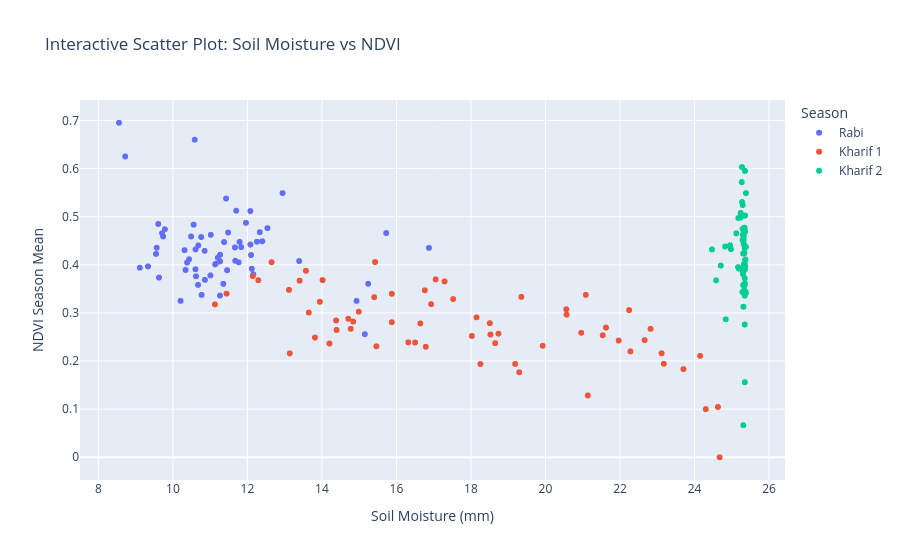

Notebook source saved alongside this figure:
### Code cell
fig = px.scatter(
    df,
    x="Soil_Moisture_mm",
    y=target,
    color="Season",
    hover_data=["Crop Name", "District", "Rainfall", "Heat_Stress_Days"],
    title="Interactive Scatter Plot: Soil Moisture vs NDVI"
)

fig.update_layout(
    xaxis_title="Soil Moisture (mm)",
    yaxis_title="NDVI Season Mean",
    legend_title="Season"
)

fig.show()

### Figure 1 — Plotly figure (JSON) as saved in the notebook; plotly's stock layout.template omitted (floating-point values rounded to 4 significant figures; data arrays with more than 128 entries replaced by an {"elided": "..."} marker saying what was removed)
{"data": [{"customdata": {"elided": "1188x4 mixed values"}, "hovertemplate": "Season=Rabi<br>Soil_Moisture_mm=%{x}<br>NDVI_Season_Mean=%{y}<br>Crop Name=%{customdata[0]}<br>District=%{customdata[1]}<br>Rainfall=%{customdata[2]}<br>Heat_Stress_Days=%{customdata[3]}<extra></extra>", "legendgroup": "Rabi", "marker": {"color": "#636efa", "symbol": "circle"}, "mode": "markers", "name": "Rabi", "showlegend": true, "type": "scattergl", "x": {"elided": "1188 float values"}, "xaxis": "x", "y": {"elided": "1188 float values"}, "yaxis": "y"}, {"customdata": {"elided": "1421x4 mixed values"}, "hovertemplate": "Season=Kharif 1<br>Soil_Moisture_mm=%{x}<br>NDVI_Season_Mean=%{y}<br>Crop Name=%{customdata[0]}<br>District=%{customdata[1]}<br>Rainfall=%{customdata[2]}<br>Heat_Stress_Days=%{customdata[3]}<extra></extra>", "legendgroup": "Kharif 1", "marker": {"color": "#EF553B", "symbol": "circle"}, "mode": "markers", "name": "Kharif 1", "showlegend": true, "type": "scattergl", "x": {"elided": "1421 float values"}, "xaxis": "x", "y": {"elided": "1421 float values"}, "yaxis": "y"}, {"customdata": {"elided": "1569x4 mixed values"}, "hovertemplate": "Season=Kharif 2<br>Soil_Moisture_mm=%{x}<br>NDVI_Season_Mean=%{y}<br>Crop Name=%{customdata[0]}<br>District=%{customdata[1]}<br>Rainfall=%{customdata[2]}<br>Heat_Stress_Days=%{customdata[3]}<extra></extra>", "legendgroup": "Kharif 2", "marker": {"color": "#00cc96", "symbol": "circle"}, "mode": "markers", "name": "Kharif 2", "showlegend": true, "type": "scattergl", "x": {"elided": "1569 float values"}, "xaxis": "x", "y": {"elided": "1569 float values"}, "yaxis": "y"}], "layout": {"legend": {"title": {"text": "Season"}, "tracegroupgap": 0}, "title": {"text": "Interactive Scatter Plot: Soil Moisture vs NDVI"}, "xaxis": {"anchor": "y", "domain": [0, 1], "title": {"text": "Soil Moisture (mm)"}}, "yaxis": {"anchor": "x", "domain": [0, 1], "title": {"text": "NDVI Season Mean"}}}}
